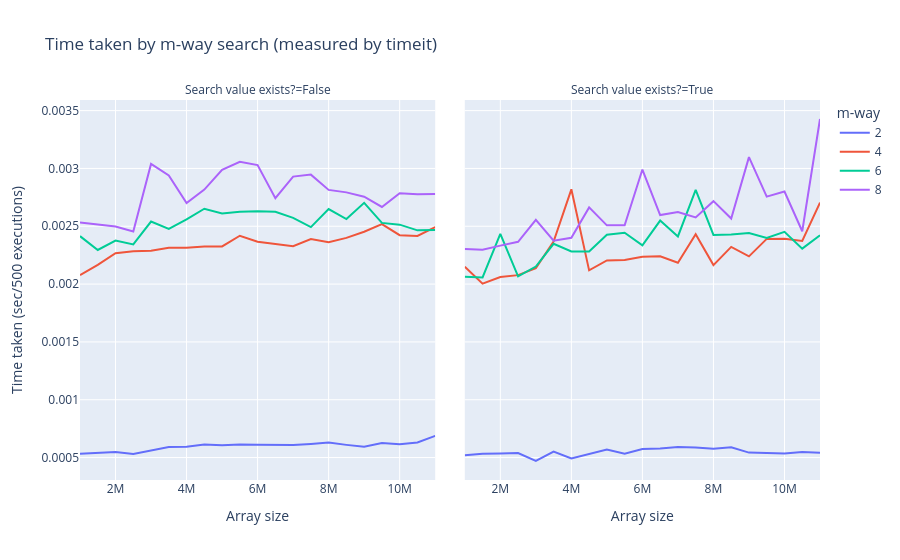

Notebook source saved alongside this figure:
### Code cell
# Display line graph showing cumulative time taken 
# Since time taken is tracked for every value searched
# so median value of all such searches is used here
fig = px.line(
    df.query("n_way in [2,4,6,8]") \
      .groupby(['record_count', 'n_way', 'value_present']) \
      .agg({'time_taken': 'median'}) \
      .reset_index(), 
    x="record_count", 
    y="time_taken", 
    color="n_way", 
    title='Time taken by m-way search (measured by timeit)',
    facet_col="value_present",
    facet_col_spacing=0.04,
    labels = {
        'time_taken': 'Time taken (sec/500 executions)',
        'n_way': 'm-way',
        'record_count': 'Array size',
        'value_present': 'Search value exists?'
    },
    
)
fig.show()

### Figure 1 — Plotly figure (JSON) as saved in the notebook; plotly's stock layout.template omitted (floating-point values rounded to 4 significant figures)
{"data": [{"hovertemplate": "m-way=2<br>Search value exists?=False<br>Array size=%{x}<br>Time taken (sec/500 executions)=%{y}<extra></extra>", "legendgroup": "2", "line": {"color": "#636efa", "dash": "solid"}, "marker": {"symbol": "circle"}, "mode": "lines", "name": "2", "orientation": "v", "showlegend": true, "type": "scatter", "x": [1000000, 1500000, 2000000, 2500000, 3000000, 3500000, 4000000, 4500000, 5000000, 5500000, 6000000, 6500000, 7000000, 7500000, 8000000, 8500000, 9000000, 9500000, 10000000, 10500000, 11000000], "xaxis": "x", "y": [0.0005324, 0.0005412, 0.0005481, 0.0005305, 0.0005608, 0.0005902, 0.0005927, 0.0006134, 0.0006058, 0.0006126, 0.0006106, 0.0006121, 0.0006083, 0.0006174, 0.0006293, 0.0006095, 0.000593, 0.0006248, 0.0006155, 0.0006304, 0.0006875], "yaxis": "y"}, {"hovertemplate": "m-way=2<br>Search value exists?=True<br>Array size=%{x}<br>Time taken (sec/500 executions)=%{y}<extra></extra>", "legendgroup": "2", "line": {"color": "#636efa", "dash": "solid"}, "marker": {"symbol": "circle"}, "mode": "lines", "name": "2", "orientation": "v", "showlegend": false, "type": "scatter", "x": [1000000, 1500000, 2000000, 2500000, 3000000, 3500000, 4000000, 4500000, 5000000, 5500000, 6000000, 6500000, 7000000, 7500000, 8000000, 8500000, 9000000, 9500000, 10000000, 10500000, 11000000], "xaxis": "x2", "y": [0.0005201, 0.0005331, 0.0005356, 0.0005388, 0.0004701, 0.000552, 0.0004919, 0.0005276, 0.0005684, 0.0005334, 0.0005734, 0.0005791, 0.0005903, 0.0005875, 0.0005754, 0.0005879, 0.0005427, 0.0005386, 0.0005341, 0.0005471, 0.0005419], "yaxis": "y2"}, {"hovertemplate": "m-way=4<br>Search value exists?=False<br>Array size=%{x}<br>Time taken (sec/500 executions)=%{y}<extra></extra>", "legendgroup": "4", "line": {"color": "#EF553B", "dash": "solid"}, "marker": {"symbol": "circle"}, "mode": "lines", "name": "4", "orientation": "v", "showlegend": true, "type": "scatter", "x": [1000000, 1500000, 2000000, 2500000, 3000000, 3500000, 4000000, 4500000, 5000000, 5500000, 6000000, 6500000, 7000000, 7500000, 8000000, 8500000, 9000000, 9500000, 10000000, 10500000, 11000000], "xaxis": "x", "y": [0.002078, 0.002166, 0.002267, 0.002284, 0.002287, 0.002315, 0.002315, 0.002326, 0.002325, 0.002418, 0.002366, 0.002343, 0.002327, 0.00239, 0.002363, 0.0024, 0.002453, 0.002518, 0.002423, 0.002417, 0.002493], "yaxis": "y"}, {"hovertemplate": "m-way=4<br>Search value exists?=True<br>Array size=%{x}<br>Time taken (sec/500 executions)=%{y}<extra></extra>", "legendgroup": "4", "line": {"color": "#EF553B", "dash": "solid"}, "marker": {"symbol": "circle"}, "mode": "lines", "name": "4", "orientation": "v", "showlegend": false, "type": "scatter", "x": [1000000, 1500000, 2000000, 2500000, 3000000, 3500000, 4000000, 4500000, 5000000, 5500000, 6000000, 6500000, 7000000, 7500000, 8000000, 8500000, 9000000, 9500000, 10000000, 10500000, 11000000], "xaxis": "x2", "y": [0.00215, 0.002004, 0.002061, 0.002077, 0.002138, 0.002367, 0.002819, 0.002119, 0.002204, 0.002209, 0.002237, 0.002241, 0.002184, 0.002431, 0.002164, 0.002321, 0.00224, 0.002391, 0.002391, 0.002373, 0.002705], "yaxis": "y2"}, {"hovertemplate": "m-way=6<br>Search value exists?=False<br>Array size=%{x}<br>Time taken (sec/500 executions)=%{y}<extra></extra>", "legendgroup": "6", "line": {"color": "#00cc96", "dash": "solid"}, "marker": {"symbol": "circle"}, "mode": "lines", "name": "6", "orientation": "v", "showlegend": true, "type": "scatter", "x": [1000000, 1500000, 2000000, 2500000, 3000000, 3500000, 4000000, 4500000, 5000000, 5500000, 6000000, 6500000, 7000000, 7500000, 8000000, 8500000, 9000000, 9500000, 10000000, 10500000, 11000000], "xaxis": "x", "y": [0.002414, 0.002295, 0.002377, 0.002343, 0.002541, 0.002477, 0.002559, 0.002651, 0.002611, 0.002625, 0.00263, 0.002625, 0.002573, 0.002493, 0.002649, 0.002563, 0.002702, 0.002529, 0.002514, 0.002465, 0.002467], "yaxis": "y"}, {"hovertemplate": "m-way=6<br>Search value exists?=True<br>Array size=%{x}<br>Time taken (sec/500 executions)=%{y}<extra></extra>", "legendgroup": "6", "line": {"color": "#00cc96", "dash": "solid"}, "marker": {"symbol": "circle"}, "mode": "lines", "name": "6", "orientation": "v", "showlegend": false, "type": "scatter", "x": [1000000, 1500000, 2000000, 2500000, 3000000, 3500000, 4000000, 4500000, 5000000, 5500000, 6000000, 6500000, 7000000, 7500000, 8000000, 8500000, 9000000, 9500000, 10000000, 10500000, 11000000], "xaxis": "x2", "y": [0.002064, 0.002057, 0.002435, 0.002066, 0.002151, 0.002349, 0.002282, 0.002282, 0.002427, 0.002444, 0.002335, 0.002549, 0.002412, 0.002815, 0.002425, 0.002428, 0.002442, 0.002399, 0.002452, 0.002306, 0.002422], "yaxis": "y2"}, {"hovertemplate": "m-way=8<br>Search value exists?=False<br>Array size=%{x}<br>Time taken (sec/500 executions)=%{y}<extra></extra>", "legendgroup": "8", "line": {"color": "#ab63fa", "dash": "solid"}, "marker": {"symbol": "circle"}, "mode": "lines", "name": "8", "orientation": "v", "showlegend": true, "type": "scatter", "x": [1000000, 1500000, 2000000, 2500000, 3000000, 3500000, 4000000, 4500000, 5000000, 5500000, 6000000, 6500000, 7000000, 7500000, 8000000, 8500000, 9000000, 9500000, 10000000, 10500000, 11000000], "xaxis": "x", "y": [0.002533, 0.002514, 0.002498, 0.002456, 0.003039, 0.002939, 0.002701, 0.002817, 0.002988, 0.003057, 0.003029, 0.002743, 0.00293, 0.002946, 0.002814, 0.002793, 0.002755, 0.002667, 0.002786, 0.002778, 0.002778], "yaxis": "y"}, {"hovertemplate": "m-way=8<br>Search value exists?=True<br>Array size=%{x}<br>Time taken (sec/500 executions)=%{y}<extra></extra>", "legendgroup": "8", "line": {"color": "#ab63fa", "dash": "solid"}, "marker": {"symbol": "circle"}, "mode": "lines", "name": "8", "orientation": "v", "showlegend": false, "type": "scatter", "x": [1000000, 1500000, 2000000, 2500000, 3000000, 3500000, 4000000, 4500000, 5000000, 5500000, 6000000, 6500000, 7000000, 7500000, 8000000, 8500000, 9000000, 9500000, 10000000, 10500000, 11000000], "xaxis": "x2", "y": [0.002303, 0.002296, 0.002333, 0.002365, 0.002555, 0.002375, 0.0024, 0.002663, 0.002508, 0.002508, 0.00299, 0.002597, 0.002623, 0.002576, 0.002717, 0.002566, 0.003098, 0.002756, 0.0028, 0.002457, 0.003427], "yaxis": "y2"}], "layout": {"annotations": [{"font": {}, "showarrow": false, "text": "Search value exists?=False", "x": 0.24, "xanchor": "center", "xref": "paper", "y": 1, "yanchor": "bottom", "yref": "paper"}, {"font": {}, "showarrow": false, "text": "Search value exists?=True", "x": 0.76, "xanchor": "center", "xref": "paper", "y": 1, "yanchor": "bottom", "yref": "paper"}], "legend": {"title": {"text": "m-way"}, "tracegroupgap": 0}, "title": {"text": "Time taken by m-way search (measured by timeit)"}, "xaxis": {"anchor": "y", "domain": [0, 0.48], "title": {"text": "Array size"}}, "xaxis2": {"anchor": "y2", "domain": [0.52, 1], "matches": "x", "title": {"text": "Array size"}}, "yaxis": {"anchor": "x", "domain": [0, 1], "title": {"text": "Time taken (sec/500 executions)"}}, "yaxis2": {"anchor": "x2", "domain": [0, 1], "matches": "y", "showticklabels": false}}}
